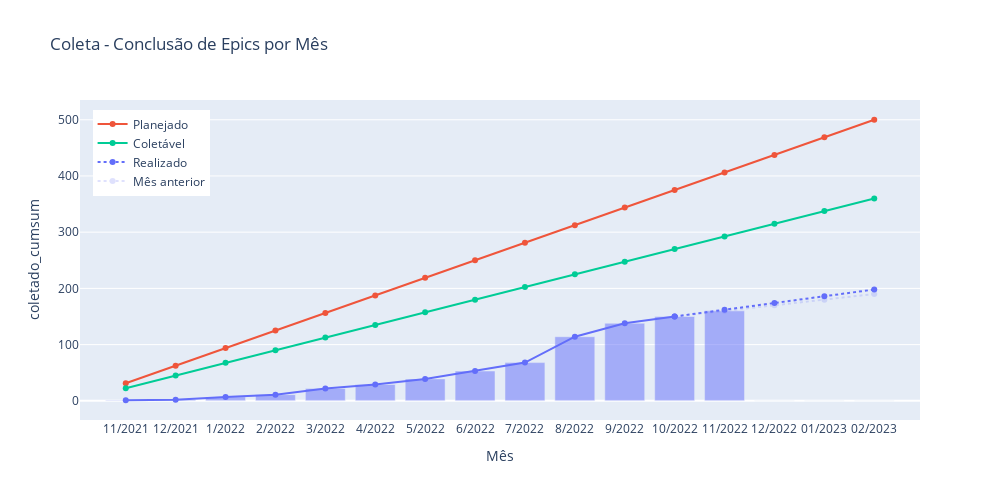

This figure's notebook cell:
### Markdown cell above
## Gráfico com Previsões

### Code cell
def plot_speed_epics(df, df_week, title):      
    
    df['coletado_cumsum'] = df['Coletado'].cumsum()   
    coletado_cumsum_anterior = df['coletado_cumsum'][:-1].values.tolist()
    # df["closed_cumsum"] = df["closed"].cumsum()             
    # df["naocoletado_cumsum"] = df["Não coletável"].cumsum()  
    
    total_coletado_mes_anterior  = df['Coletado'][:-1].sum()
    coletado_por_mes_atualizado = df_week['Coletado'][-4:].sum()  
    coletado_por_mes_anterior   = df_week['Coletado'][-8:-4].sum() # df['Coletado'][-2:-1].values[0]
    print(f'Coletado no ultimo mes   : {coletado_por_mes_atualizado}')
    print(f'Coletado no penultimo mes: {coletado_por_mes_anterior}')
    # fechado_por_mes = df["closed"].mean()      
    # total_coletado  = df['Coletado'].sum()

    # Definindo os meses de interesse
    df = df.merge( pd.DataFrame(["11/2021", "12/2021"] + [f'{x}/2022' for x in range(1,13)] + 
                                ["01/2023", "02/2023"], columns=["month_year"]), how="right").fillna(0)    
    
    # Baselines
    n_templates = 15 + 5            # 15 + 5 municipios
    total_epics_by_template = 25    # estimativas baseada em 13 templates    
    media_nao_coletavel = 7         
    
    total_epics = total_epics_by_template * n_templates    
    total_months = df.shape[0]
    future_months = total_months - len(coletado_cumsum_anterior) + 1
    ideal_speed = total_epics / total_months
    
    total_coletaveis = total_epics - (media_nao_coletavel * n_templates)
    ideal_speed_discounted = total_coletaveis / total_months
    
    previsao_mes_anterior = [total_coletado_mes_anterior + (i * coletado_por_mes_anterior) for i in range(future_months)]
    previsao_atual = [total_coletado_mes_anterior + (i * coletado_por_mes_atualizado) for i in range(future_months)]
    
    # Plot
    fig =  px.bar(df, x="month_year", y='coletado_cumsum', title=title, opacity=0.5, height=500, width=1000,
                 labels={"value":"Epics concluídas (acumulado)", "month_year":"Mês", 'variable':''})

    fig.update_layout(
        yaxis = dict(tickmode = 'linear', tick0 = 0, dtick = 100),
        legend = dict(x = 0.015, y = 0.97),
    )
    fig.add_traces([
        go.Scatter(x=df.month_year, y=[i * ideal_speed for i in range(1, total_months+1)], name="Planejado", opacity=1,
                  line=go.scatter.Line(color='#ef553b')), #color="red" ff6692 ef553b     
        go.Scatter(x=df.month_year, y=[i * ideal_speed_discounted for i in range(1, total_months+1)], name="Coletável",
                  line=go.scatter.Line(color="#00CC96")), #AB63FA
        go.Scatter(x=df.month_year, y=coletado_cumsum_anterior, name="Realizado", 
                  line=go.scatter.Line(dash='solid', color="#636efa"), opacity=1, showlegend=False), 
        go.Scatter(x=df.month_year[-future_months:], y=previsao_atual, name="Realizado", 
                  line=go.scatter.Line(dash='dot', color="#636efa"), opacity=1),
        go.Scatter(x=df.month_year[-future_months:], y=previsao_mes_anterior, name="Mês anterior",
                  line=go.scatter.Line(dash='dot', color="#636efa"), opacity=0.2),
        # go.Scatter(x=df.month_year, y=[i * velocidade_coleta for i in range(1, total_months+1)], name="Realizado",
        #           line=go.scatter.Line(color="#636efa"), opacity=1),#, text=df), #8c86ff
        # go.Scatter(x=df.month_year, y=mes_anterior, name="Mês anterior",
        #           line=go.scatter.Line(color="#636efa"), opacity=0.2),
        # go.Scatter(x=df.month_year, y=[i * velocidade_total for i in range(1, total_months+1)], name="Total Fechado",
        #           line=go.scatter.Line(color="blue"), opacity=0.1),    # Inclui todas epics fechadas
                    # dash -> ['solid', 'dot', 'dash', 'longdash', 'dashdot', 'longdashdot']
    ])
    
    return fig

#-------------------------------------------------------------------------------------
#4c72b0', '#dd8452', '#55a868', '#c44e52', '#8172b3', 
# '#937860', '#da8bc3', '#8c8c8c', '#ccb974', '#64b5cd'

count_epics_month = pd.read_csv("data/count_epics_month.csv")
count_epics_week  = pd.read_csv("data/count_epics_week.csv")
display(count_epics_month.tail(10))

# count_epics_month = count_epics_month[count_epics_month.month_year != '11/2022'] #TODO 
plot_speed_epics(count_epics_month, count_epics_week, title='Coleta - Conclusão de Epics por Mês')

### Figure 1 — Plotly figure (JSON) as saved in the notebook; plotly's stock layout.template omitted (floating-point values rounded to 4 significant figures)
{"data": [{"alignmentgroup": "True", "hovertemplate": "Mês=%{x}<br>coletado_cumsum=%{y}<extra></extra>", "legendgroup": "", "marker": {"color": "#636efa", "opacity": 0.5, "pattern": {"shape": ""}}, "name": "", "offsetgroup": "", "orientation": "v", "showlegend": false, "textposition": "auto", "type": "bar", "x": ["11/2021", "12/2021", "1/2022", "2/2022", "3/2022", "4/2022", "5/2022", "6/2022", "7/2022", "8/2022", "9/2022", "10/2022", "11/2022", "12/2022", "01/2023", "02/2023"], "xaxis": "x", "y": [1, 2, 7, 11, 22, 29, 39, 53, 68, 114, 138, 150, 160, 0, 0, 0], "yaxis": "y"}, {"line": {"color": "#ef553b"}, "name": "Planejado", "opacity": 1, "type": "scatter", "x": ["11/2021", "12/2021", "1/2022", "2/2022", "3/2022", "4/2022", "5/2022", "6/2022", "7/2022", "8/2022", "9/2022", "10/2022", "11/2022", "12/2022", "01/2023", "02/2023"], "y": [31.25, 62.5, 93.75, 125, 156.2, 187.5, 218.8, 250, 281.2, 312.5, 343.8, 375, 406.2, 437.5, 468.8, 500]}, {"line": {"color": "#00CC96"}, "name": "Coletável", "type": "scatter", "x": ["11/2021", "12/2021", "1/2022", "2/2022", "3/2022", "4/2022", "5/2022", "6/2022", "7/2022", "8/2022", "9/2022", "10/2022", "11/2022", "12/2022", "01/2023", "02/2023"], "y": [22.5, 45, 67.5, 90, 112.5, 135, 157.5, 180, 202.5, 225, 247.5, 270, 292.5, 315, 337.5, 360]}, {"line": {"color": "#636efa", "dash": "solid"}, "name": "Realizado", "opacity": 1, "showlegend": false, "type": "scatter", "x": ["11/2021", "12/2021", "1/2022", "2/2022", "3/2022", "4/2022", "5/2022", "6/2022", "7/2022", "8/2022", "9/2022", "10/2022", "11/2022", "12/2022", "01/2023", "02/2023"], "y": [1, 2, 7, 11, 22, 29, 39, 53, 68, 114, 138, 150]}, {"line": {"color": "#636efa", "dash": "dot"}, "name": "Realizado", "opacity": 1, "type": "scatter", "x": ["10/2022", "11/2022", "12/2022", "01/2023", "02/2023"], "y": [150, 162, 174, 186, 198]}, {"line": {"color": "#636efa", "dash": "dot"}, "name": "Mês anterior", "opacity": 0.2, "type": "scatter", "x": ["10/2022", "11/2022", "12/2022", "01/2023", "02/2023"], "y": [150, 160, 170, 180, 190]}], "layout": {"barmode": "relative", "height": 500, "legend": {"tracegroupgap": 0, "x": 0.015, "y": 0.97}, "title": {"text": "Coleta - Conclusão de Epics por Mês"}, "width": 1000, "xaxis": {"anchor": "y", "autorange": true, "domain": [0, 1], "range": [-0.9168, 15.92], "title": {"text": "Mês"}, "type": "category"}, "yaxis": {"anchor": "x", "autorange": true, "domain": [0, 1], "dtick": 100, "range": [-34.13, 535.1], "tick0": 0, "tickmode": "linear", "title": {"text": "coletado_cumsum"}, "type": "linear"}}}
